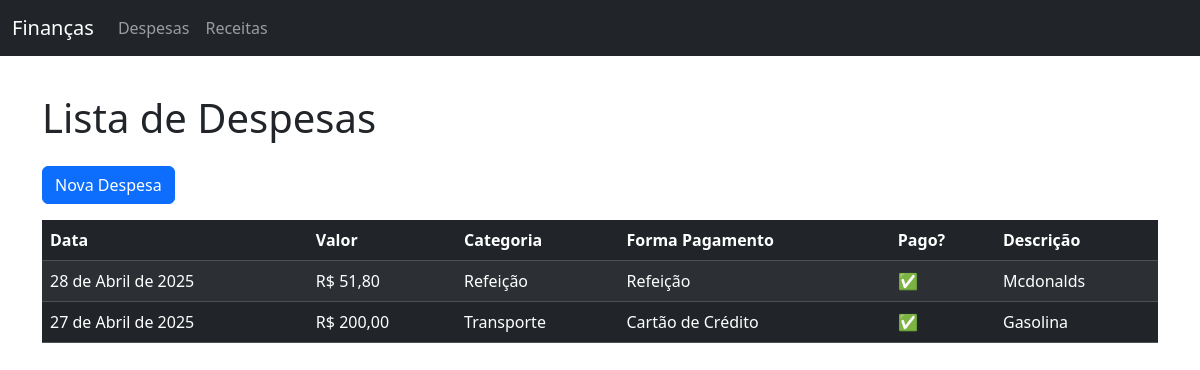
The page /despesas/ (signed in) on the database its author committed.
### core/models.py (models this page shows, shortened)
class Despesa(models.Model):
    data = models.DateField()
    valor = models.DecimalField(max_digits=10, decimal_places=2)
    categoria = models.ForeignKey(Categoria, on_delete=models.CASCADE)
    descricao = models.CharField(max_length=200)
    forma_pagamento = models.CharField(max_length=50)
    pago = models.BooleanField(default=True)

class Categoria(models.Model):
    nome = models.CharField(max_length=100)

class FormaPagamento(models.Model):
    nome = models.CharField(max_length=100)
    instituicao = models.ForeignKey(Instituicao, on_delete=models.CASCADE)
    class Meta:
        verbose_name_plural = 'Formas de Pagamento'

### core/views.py (the view)
# urls.py: path('despesas/', views.despesas_list, name='despesas_list'),
@login_required
def despesas_list(request):
    despesas = Despesa.objects.all()
    return render(request, 'core/despesas_list.html', {'despesas': despesas})

### core/templates/core/despesas_list.html
{% extends 'core/base.html' %}
{% block content %}
    <h1 class="mb-4">Lista de Despesas</h1>
    <a href="{% url 'adicionar_despesa' %}" class="btn btn-primary mb-3">Nova Despesa</a>
    <table class="table table-dark table-striped table-hover">
        <thead>
            <tr>
                <th>Data</th>
                <th>Valor</th>
                <th>Categoria</th>
                <th>Forma Pagamento</th>
                <th>Pago?</th>
                <th>Descrição</th>
            </tr>
        </thead>
        <tbody>
            {% for despesa in despesas %}
            <tr>
                <td>{{ despesa.data }}</td>
                <td>R$ {{ despesa.valor }}</td>
                <td>{{ despesa.categoria.nome }}</td>
                <td>{{ despesa.forma_pagamento.nome }}</td>
                <td>{% if despesa.pago %}✅{% else %}❌{% endif %}</td>
                <td>{{ despesa.descricao }}</td>
            </tr>
            {% empty %}
            <tr>
                <td colspan="6" class="text-center">Nenhuma despesa cadastrada ainda.</td>
            </tr>
            {% endfor %}
        </tbody>
    </table>
{% endblock %}

### core/templates/core/base.html (shortened to what this page needs)
<!DOCTYPE html>
<html lang="pt-br">
<head>
    <link href="https://cdn.jsdelivr.net/npm/bootstrap@5.3.2/dist/css/bootstrap.min.css" rel="stylesheet">
</head>
<body style="padding-top: 70px;">
    <nav class="navbar navbar-expand-lg navbar-dark bg-dark fixed-top">
      <div class="container-fluid">
        <a class="navbar-brand" href="{% url 'dashboard' %}">Finanças</a>
        <div class="collapse navbar-collapse" id="navbarNav">
          <ul class="navbar-nav me-auto mb-2 mb-lg-0">
            <li class="nav-item">
              <a class="nav-link" href="{% url 'despesas_list' %}">Despesas</a>
            </li>
            <li class="nav-item">
              <a class="nav-link" href="{% url 'receitas_list' %}">Receitas</a>
            </li>
          </ul>
        </div>
      </div>
    </nav>
    <div class="container mt-4">
        {% block content %}
        {% endblock %}
    </div>
</body>
</html>

### rows shown on the page
Despesa: data "28 de Abril de 2025", valor "51,80", categoria.nome "Refeição", forma_pagamento.nome "Refeição", descricao "Mcdonalds"
Despesa: data "27 de Abril de 2025", valor "200,00", categoria.nome "Transporte", forma_pagamento.nome "Cartão de Crédito", descricao "Gasolina"
